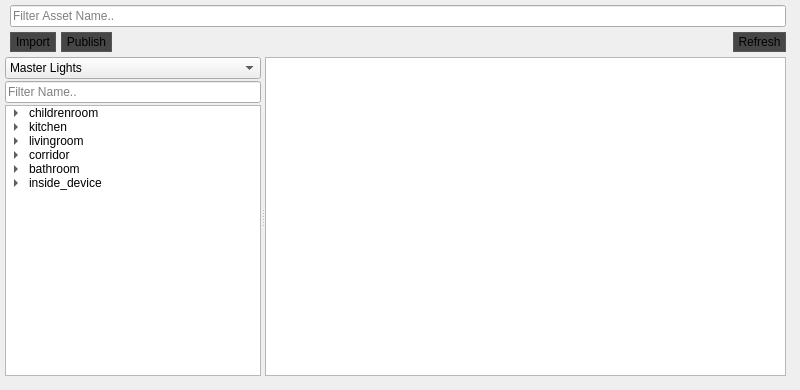
       <widget class="QWidget" name="tab">
        <attribute name="title">
         <string>Asstes</string>
        </attribute>
        <widget class="QWidget" name="verticalLayoutWidget_2">
         <property name="geometry">
          <rect>
           <x>0</x>
           <y>0</y>
           <width>791</width>
           <height>381</height>
          </rect>
         </property>
         <layout class="QVBoxLayout" name="verticalLayout_2">
          <property name="spacing">
           <number>5</number>
          </property>
          <property name="sizeConstraint">
           <enum>QLayout::SetDefaultConstraint</enum>
          </property>
          <property name="leftMargin">
           <number>5</number>
          </property>
          <property name="topMargin">
           <number>5</number>
          </property>
          <property name="rightMargin">
           <number>5</number>
          </property>
          <property name="bottomMargin">
           <number>5</number>
          </property>
          <item>
           <layout class="QHBoxLayout" name="horizontalLayout_8">
            <property name="spacing">
             <number>5</number>
            </property>
            <property name="sizeConstraint">
             <enum>QLayout::SetDefaultConstraint</enum>
            </property>
            <property name="leftMargin">
             <number>5</number>
            </property>
            <property name="topMargin">
             <number>0</number>
            </property>
            <property name="rightMargin">
             <number>0</number>
            </property>
            <property name="bottomMargin">
             <number>0</number>
            </property>
            <item>
             <widget class="QLineEdit" name="lineEdit_filter">
              <property name="sizePolicy">
               <sizepolicy hsizetype="Preferred" vsizetype="Fixed">
                <horstretch>0</horstretch>
                <verstretch>0</verstretch>
               </sizepolicy>
              </property>
              <property name="focusPolicy">
               <enum>Qt::ClickFocus</enum>
              </property>
              <property name="placeholderText">
               <string>Filter Asset Name..</string>
              </property>
             </widget>
            </item>
           </layout>
          </item>
          <item>
           <layout class="QHBoxLayout" name="horizontalLayout_7" stretch="0,0,0,0">
            <property name="spacing">
             <number>5</number>
            </property>
            <property name="sizeConstraint">
             <enum>QLayout::SetDefaultConstraint</enum>
            </property>
            <property name="leftMargin">
             <number>5</number>
            </property>
            <property name="topMargin">
             <number>0</number>
            </property>
            <property name="rightMargin">
             <number>0</number>
            </property>
            <property name="bottomMargin">
             <number>0</number>
            </property>
            <item>
             <widget class="QToolButton" name="toolButton_aImport">
              <property name="sizePolicy">
               <sizepolicy hsizetype="Fixed" vsizetype="Fixed">
                <horstretch>0</horstretch>
                <verstretch>0</verstretch>
               </sizepolicy>
              </property>
              <property name="minimumSize">
               <size>
                <width>0</width>
                <height>0</height>
               </size>
              </property>
              <property name="maximumSize">
               <size>
                <width>70</width>
                <height>25</height>
               </size>
              </property>
              <property name="focusPolicy">
               <enum>Qt::NoFocus</enum>
              </property>
              <property name="styleSheet">
               <string notr="true">border: 1px solid #575757;
background-color : #464646;</string>
              </property>
              <property name="text">
               <string>Import</string>
              </property>
              <property name="icon">
               <iconset>
                <normaloff>../icons/import.png</normaloff>../icons/import.png</iconset>
              </property>
              <property name="iconSize">
               <size>
                <width>20</width>
                <height>20</height>
               </size>
              </property>
              <property name="toolButtonStyle">
               <enum>Qt::ToolButtonTextBesideIcon</enum>
              </property>
             </widget>
            </item>
            <item>
             <widget class="QToolButton" name="toolButton_aPublish">
              <property name="sizePolicy">
               <sizepolicy hsizetype="Fixed" vsizetype="Fixed">
                <horstretch>0</horstretch>
                <verstretch>0</verstretch>
               </sizepolicy>
              </property>
              <property name="maximumSize">
               <size>
                <width>70</width>
                <height>25</height>
               </size>
              </property>
              <property name="focusPolicy">
               <enum>Qt::NoFocus</enum>
              </property>
              <property name="styleSheet">
               <string notr="true">border: 1px solid #575757;
background-color : #464646;</string>
              </property>
              <property name="text">
               <string>Publish</string>
              </property>
              <property name="icon">
               <iconset>
                <normaloff>../icons/publish.png</normaloff>../icons/publish.png</iconset>
              </property>
              <property name="iconSize">
               <size>
                <width>20</width>
                <height>20</height>
               </size>
              </property>
              <property name="toolButtonStyle">
               <enum>Qt::ToolButtonTextBesideIcon</enum>
              </property>
             </widget>
            </item>
            <item>
             <spacer name="horizontalSpacer_4">
              <property name="orientation">
               <enum>Qt::Horizontal</enum>
              </property>
              <property name="sizeType">
               <enum>QSizePolicy::Expanding</enum>
              </property>
              <property name="sizeHint" stdset="0">
               <size>
                <width>100</width>
                <height>20</height>
               </size>
              </property>
             </spacer>
            </item>
            <item>
             <widget class="QToolButton" name="toolButton_aRefresh">
              <property name="sizePolicy">
               <sizepolicy hsizetype="Fixed" vsizetype="Fixed">
                <horstretch>0</horstretch>
                <verstretch>0</verstretch>
               </sizepolicy>
              </property>
              <property name="maximumSize">
               <size>
                <width>70</width>
                <height>25</height>
               </size>
              </property>
              <property name="focusPolicy">
               <enum>Qt::NoFocus</enum>
              </property>
              <property name="styleSheet">
               <string notr="true">border: 1px solid #575757;
background-color : #464646;</string>
              </property>
              <property name="text">
               <string>Refresh</string>
              </property>
              <property name="icon">
               <iconset>
                <normaloff>../icons/refresh.png</normaloff>../icons/refresh.png</iconset>
              </property>
              <property name="iconSize">
               <size>
                <width>20</width>
                <height>30</height>
               </size>
              </property>
              <property name="toolButtonStyle">
               <enum>Qt::ToolButtonTextBesideIcon</enum>
              </property>
             </widget>
            </item>
           </layout>
          </item>
          <item>
           <widget class="QSplitter" name="splitter_2">
            <property name="sizePolicy">
             <sizepolicy hsizetype="Preferred" vsizetype="Expanding">
              <horstretch>0</horstretch>
              <verstretch>0</verstretch>
             </sizepolicy>
            </property>
            <property name="contextMenuPolicy">
             <enum>Qt::DefaultContextMenu</enum>
            </property>
            <property name="orientation">
             <enum>Qt::Horizontal</enum>
            </property>
            <property name="opaqueResize">
             <bool>true</bool>
            </property>
            <property name="childrenCollapsible">
             <bool>true</bool>
            </property>
            <widget class="QWidget" name="layoutWidget">
             <layout class="QVBoxLayout" name="verticalLayout" stretch="0,0,0">
              <property name="spacing">
               <number>2</number>
              </property>
              <item>
               <widget class="QComboBox" name="comboBox_aTypes">
                <property name="sizePolicy">
                 <sizepolicy hsizetype="Preferred" vsizetype="Fixed">
                  <horstretch>0</horstretch>
                  <verstretch>0</verstretch>
                 </sizepolicy>
                </property>
                <property name="baseSize">
                 <size>
                  <width>0</width>
                  <height>0</height>
                 </size>
                </property>
                <property name="focusPolicy">
                 <enum>Qt::NoFocus</enum>
                </property>
                <property name="editable">
                 <bool>false</bool>
                </property>
                <property name="duplicatesEnabled">
                 <bool>false</bool>
                </property>
                <property name="frame">
                 <bool>true</bool>
                </property>
                <item>
                 <property name="text">
                  <string>Master Lights</string>
                 </property>
                </item>
                <item>
                 <property name="text">
                  <string>Master Shots</string>
                 </property>
                </item>
                <item>
                 <property name="text">
                  <string>HDRI Library</string>
                 </property>
                </item>
                <item>
                 <property name="text">
                  <string>Misc</string>
                 </property>
                </item>
               </widget>
              </item>
              <item>
               <widget class="QLineEdit" name="lineEdit_aFilter">
                <property name="sizePolicy">
                 <sizepolicy hsizetype="Preferred" vsizetype="Fixed">
                  <horstretch>0</horstretch>
                  <verstretch>0</verstretch>
                 </sizepolicy>
                </property>
                <property name="focusPolicy">
                 <enum>Qt::ClickFocus</enum>
                </property>
                <property name="text">
                 <string/>
                </property>
                <property name="dragEnabled">
                 <bool>false</bool>
                </property>
                <property name="placeholderText">
                 <string>Filter Name..</string>
                </property>
                <property name="clearButtonEnabled">
                 <bool>false</bool>
                </property>
               </widget>
              </item>
              <item>
               <widget class="QTreeWidget" name="treeWidget_assetFolders">
                <property name="sizePolicy">
                 <sizepolicy hsizetype="Preferred" vsizetype="Preferred">
                  <horstretch>0</horstretch>
                  <verstretch>0</verstretch>
                 </sizepolicy>
                </property>
                <property name="maximumSize">
                 <size>
                  <width>16777215</width>
                  <height>16777215</height>
                 </size>
                </property>
                <property name="focusPolicy">
                 <enum>Qt::NoFocus</enum>
                </property>
                <property name="editTriggers">
                 <set>QAbstractItemView::DoubleClicked|QAbstractItemView::EditKeyPressed</set>
                </property>
                <property name="showDropIndicator" stdset="0">
                 <bool>true</bool>
                </property>
                <property name="dragEnabled">
                 <bool>false</bool>
                </property>
                <property name="selectionMode">
                 <enum>QAbstractItemView::SingleSelection</enum>
                </property>
                <property name="selectionBehavior">
                 <enum>QAbstractItemView::SelectRows</enum>
                </property>
                <property name="rootIsDecorated">
                 <bool>true</bool>
                </property>
                <property name="itemsExpandable">
                 <bool>true</bool>
                </property>
                <property name="expandsOnDoubleClick">
                 <bool>true</bool>
                </property>
                <attribute name="headerVisible">
                 <bool>false</bool>
                </attribute>
                <attribute name="headerMinimumSectionSize">
                 <number>19</number>
                </attribute>
                <attribute name="headerDefaultSectionSize">
                 <number>100</number>
                </attribute>
                <attribute name="headerShowSortIndicator" stdset="0">
                 <bool>false</bool>
                </attribute>
                <attribute name="headerStretchLastSection">
                 <bool>true</bool>
                </attribute>
                <column>
                 <property name="text">
                  <string>main</string>
                 </property>
                </column>
                <item>
                 <property name="text">
                  <string>childrenroom</string>
                 </property>
                 <item>
                  <property name="text">
                   <string>day</string>
                  </property>
                 </item>
                 <item>
                  <property name="text">
                   <string>evening</string>
                  </property>
                 </item>
                 <item>
                  <property name="text">
                   <string>night</string>
                  </property>
                  <item>
                   <property name="text">
                    <string>new_year_table</string>
                   </property>
                  </item>
                 </item>
                </item>
                <item>
                 <property name="text">
                  <string>kitchen</string>
                 </property>
                 <item>
                  <property name="text">
                   <string>day</string>
                  </property>
                 </item>
                 <item>
                  <property name="text">
                   <string>morning</string>
                  </property>
                 </item>
                </item>
                <item>
                 <property name="text">
                  <string>livingroom</string>
                 </property>
                 <item>
                  <property name="text">
                   <string>day</string>
                  </property>
                 </item>
                </item>
                <item>
                 <property name="text">
                  <string>corridor</string>
                 </property>
                 <item>
                  <property name="text">
                   <string>day</string>
                  </property>
                 </item>
                 <item>
                  <property name="text">
                   <string>electrical</string>
                  </property>
                 </item>
                </item>
                <item>
                 <property name="text">
                  <string>bathroom</string>
                 </property>
                 <item>
                  <property name="text">
                   <string>main</string>
                  </property>
                 </item>
                </item>
                <item>
                 <property name="text">
                  <string>inside_device</string>
                 </property>
                 <item>
                  <property name="text">
                   <string>main</string>
                  </property>
                 </item>
                 <item>
                  <property name="text">
                   <string>flash</string>
                  </property>
                 </item>
                </item>
                <item>
                 <property name="text">
                  <string/>
                 </property>
                </item>
               </widget>
              </item>
             </layout>
            </widget>
            <widget class="QListWidget" name="listWidget_assets">
             <property name="sizePolicy">
              <sizepolicy hsizetype="Expanding" vsizetype="Expanding">
               <horstretch>2</horstretch>
               <verstretch>0</verstretch>
              </sizepolicy>
             </property>
             <property name="minimumSize">
              <size>
               <width>0</width>
               <height>0</height>
              </size>
             </property>
             <property name="baseSize">
              <size>
               <width>0</width>
               <height>0</height>
              </size>
             </property>
             <property name="sizeAdjustPolicy">
              <enum>QAbstractScrollArea::AdjustIgnored</enum>
             </property>
             <property name="isWrapping" stdset="0">
              <bool>true</bool>
             </property>
             <property name="resizeMode">
              <enum>QListView::Adjust</enum>
             </property>
             <property name="layoutMode">
              <enum>QListView::SinglePass</enum>
             </property>
             <property name="spacing">
              <number>15</number>
             </property>
             <property name="viewMode">
              <enum>QListView::IconMode</enum>
             </property>
             <property name="uniformItemSizes">
              <bool>false</bool>
             </property>
             <property name="selectionRectVisible">
              <bool>true</bool>
             </property>
             <property name="sortingEnabled">
              <bool>false</bool>
             </property>
            </widget>
           </widget>
          </item>
         </layout>
        </widget>
       </widget>
